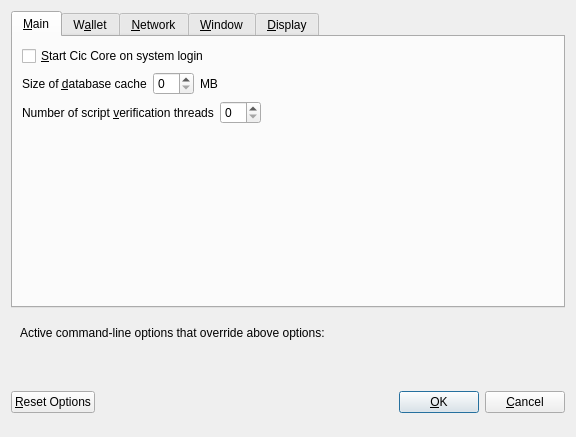
<?xml version="1.0" encoding="UTF-8"?>
<ui version="4.0">
 <class>OptionsDialog</class>
 <widget class="QDialog" name="OptionsDialog">
  <property name="geometry">
   <rect>
    <x>0</x>
    <y>0</y>
    <width>576</width>
    <height>402</height>
   </rect>
  </property>
  <property name="windowTitle">
   <string>Options</string>
  </property>
  <property name="modal">
   <bool>true</bool>
  </property>
  <layout class="QVBoxLayout" name="verticalLayout">
   <item>
    <widget class="QTabWidget" name="tabWidget">
     <property name="currentIndex">
      <number>0</number>
     </property>
     <widget class="QWidget" name="tabMain">
      <attribute name="title">
       <string>&amp;Main</string>
      </attribute>
      <layout class="QVBoxLayout" name="verticalLayout_Main">
       <item>
        <widget class="QCheckBox" name="bitcoinAtStartup">
         <property name="toolTip">
          <string>Automatically start Cic Core after logging in to the system.</string>
         </property>
         <property name="text">
          <string>&amp;Start Cic Core on system login</string>
         </property>
        </widget>
       </item>
       <item>
        <layout class="QHBoxLayout" name="horizontalLayout_2_Main">
         <item>
          <widget class="QLabel" name="databaseCacheLabel">
           <property name="text">
            <string>Size of &amp;database cache</string>
           </property>
           <property name="textFormat">
            <enum>Qt::PlainText</enum>
           </property>
           <property name="buddy">
            <cstring>databaseCache</cstring>
           </property>
          </widget>
         </item>
         <item>
          <widget class="QSpinBox" name="databaseCache"/>
         </item>
         <item>
          <widget class="QLabel" name="databaseCacheUnitLabel">
           <property name="text">
            <string>MB</string>
           </property>
           <property name="textFormat">
            <enum>Qt::PlainText</enum>
           </property>
          </widget>
         </item>
         <item>
          <spacer name="horizontalSpacer_2_Main">
           <property name="orientation">
            <enum>Qt::Horizontal</enum>
           </property>
           <property name="sizeHint" stdset="0">
            <size>
             <width>40</width>
             <height>20</height>
            </size>
           </property>
          </spacer>
         </item>
        </layout>
       </item>
       <item>
        <layout class="QHBoxLayout" name="horizontalLayout_3_Main">
         <item>
          <widget class="QLabel" name="threadsScriptVerifLabel">
           <property name="text">
            <string>Number of script &amp;verification threads</string>
           </property>
           <property name="textFormat">
            <enum>Qt::PlainText</enum>
           </property>
           <property name="buddy">
            <cstring>threadsScriptVerif</cstring>
           </property>
          </widget>
         </item>
         <item>
          <widget class="QSpinBox" name="threadsScriptVerif">
           <property name="toolTip">
            <string>(0 = auto, &lt;0 = leave that many cores free)</string>
           </property>
          </widget>
         </item>
         <item>
          <spacer name="horizontalSpacer_3_Main">
           <property name="orientation">
            <enum>Qt::Horizontal</enum>
           </property>
           <property name="sizeHint" stdset="0">
            <size>
             <width>40</width>
             <height>20</height>
            </size>
           </property>
          </spacer>
         </item>
        </layout>
       </item>
       <item>
        <spacer name="verticalSpacer_Main">
         <property name="orientation">
          <enum>Qt::Vertical</enum>
         </property>
         <property name="sizeHint" stdset="0">
          <size>
           <width>20</width>
           <height>40</height>
          </size>
         </property>
        </spacer>
       </item>
      </layout>
     </widget>
     <widget class="QWidget" name="tabWallet">
      <attribute name="title">
       <string>W&amp;allet</string>
      </attribute>
      <layout class="QVBoxLayout" name="verticalLayout_Wallet">
       <item>
        <widget class="QGroupBox" name="groupBox">
         <property name="title">
          <string>Expert</string>
         </property>
         <layout class="QVBoxLayout" name="verticalLayout_2">
          <item>
           <widget class="QCheckBox" name="coinControlFeatures">
            <property name="toolTip">
             <string>Whether to show coin control features or not.</string>
            </property>
            <property name="text">
             <string>Enable coin &amp;control features</string>
            </property>
           </widget>
          </item>
          <item>
           <widget class="QCheckBox" name="showMasternodesTab">
            <property name="toolTip">
             <string>Show additional tab listing all your masternodes in first sub-tab&lt;br/&gt;and all masternodes on the network in second sub-tab.</string>
            </property>
            <property name="text">
             <string>Show Masternodes Tab</string>
            </property>
           </widget>
          </item>
          <item>
           <widget class="QCheckBox" name="showAdvancedPSUI">
            <property name="toolTip">
             <string>Show additional information and buttons for PrivateSend on overview screen.</string>
            </property>
            <property name="text">
             <string>Enable advanced PrivateSend interface</string>
            </property>
           </widget>
          </item>
          <item>
           <widget class="QCheckBox" name="lowKeysWarning">
            <property name="toolTip">
             <string>Show warning dialog when PrivateSend detects that wallet has very low number of keys left.</string>
            </property>
            <property name="text">
             <string>Warn if PrivateSend is running out of keys</string>
            </property>
           </widget>
          </item>
          <item>
           <widget class="QCheckBox" name="privateSendMultiSession">
            <property name="toolTip">
             <string>Whether to use experimental PrivateSend mode with multiple mixing sessions per block.&lt;br/&gt;Note: You must use this feature carefully.&lt;br/&gt;Make sure you always have recent wallet (auto)backup in a safe place!</string>
            </property>
            <property name="text">
             <string>Enable PrivateSend &amp;multi-session</string>
            </property>
           </widget>
          </item>
          <item>
           <widget class="QCheckBox" name="spendZeroConfChange">
            <property name="toolTip">
             <string>If you disable the spending of unconfirmed change, the change from a transaction&lt;br/&gt;cannot be used until that transaction has at least one confirmation.&lt;br/&gt;This also affects how your balance is computed.</string>
            </property>
            <property name="text">
             <string>&amp;Spend unconfirmed change</string>
            </property>
           </widget>
          </item>
         </layout>
        </widget>
       </item>
       <item>
        <layout class="QHBoxLayout" name="horizontalLayout_4_Wallet">
         <item>
          <widget class="QLabel" name="label">
           <property name="toolTip">
            <string>This setting determines the amount of individual masternodes that an input will be anonymized through.&lt;br/&gt;More rounds of anonymization gives a higher degree of privacy, but also costs more in fees.</string>
           </property>
           <property name="text">
            <string>PrivateSend rounds to use</string>
           </property>
          </widget>
         </item>
         <item>
          <widget class="QSpinBox" name="privateSendRounds">
           <property name="minimum">
            <number>2</number>
           </property>
           <property name="maximum">
            <number>8</number>
           </property>
           <property name="value">
            <number>4</number>
           </property>
          </widget>
         </item>
        </layout>
       </item>
       <item>
        <layout class="QHBoxLayout" name="horizontalLayout">
         <item>
          <widget class="QLabel" name="label_2">
           <property name="toolTip">
            <string>This amount acts as a threshold to turn off PrivateSend once it's reached.</string>
           </property>
           <property name="statusTip">
            <string notr="true"/>
           </property>
           <property name="whatsThis">
            <string notr="true"/>
           </property>
           <property name="accessibleName">
            <string notr="true"/>
           </property>
           <property name="accessibleDescription">
            <string notr="true"/>
           </property>
           <property name="text">
            <string>Amount of Cic to keep anonymized</string>
           </property>
          </widget>
         </item>
         <item>
          <widget class="QSpinBox" name="privateSendAmount">
           <property name="minimum">
            <number>2</number>
           </property>
           <property name="maximum">
            <number>2000</number>
           </property>
           <property name="singleStep">
            <number>10</number>
           </property>
           <property name="value">
            <number>1000</number>
           </property>
          </widget>
         </item>
        </layout>
       </item>
       <item>
        <spacer name="verticalSpacer_Wallet">
         <property name="orientation">
          <enum>Qt::Vertical</enum>
         </property>
         <property name="sizeHint" stdset="0">
          <size>
           <width>20</width>
           <height>40</height>
          </size>
         </property>
        </spacer>
       </item>
      </layout>
     </widget>
     <widget class="QWidget" name="tabNetwork">
      <attribute name="title">
       <string>&amp;Network</string>
      </attribute>
      <layout class="QVBoxLayout" name="verticalLayout_Network">
       <item>
        <widget class="QCheckBox" name="mapPortUpnp">
         <property name="toolTip">
          <string>Automatically open the Cic Core client port on the router. This only works when your router supports UPnP and it is enabled.</string>
         </property>
         <property name="text">
          <string>Map port using &amp;UPnP</string>
         </property>
        </widget>
       </item>
       <item>
        <widget class="QCheckBox" name="allowIncoming">
         <property name="toolTip">
          <string>Accept connections from outside</string>
         </property>
         <property name="text">
          <string>Allow incoming connections</string>
         </property>
        </widget>
       </item>
       <item>
        <widget class="QCheckBox" name="connectSocks">
         <property name="toolTip">
          <string>Connect to the Cic network through a SOCKS5 proxy.</string>
         </property>
         <property name="text">
          <string>&amp;Connect through SOCKS5 proxy (default proxy):</string>
         </property>
        </widget>
       </item>
       <item>
        <layout class="QHBoxLayout" name="horizontalLayout_1_Network">
         <item>
          <widget class="QLabel" name="proxyIpLabel">
           <property name="text">
            <string>Proxy &amp;IP:</string>
           </property>
           <property name="textFormat">
            <enum>Qt::PlainText</enum>
           </property>
           <property name="buddy">
            <cstring>proxyIp</cstring>
           </property>
          </widget>
         </item>
         <item>
          <widget class="QValidatedLineEdit" name="proxyIp">
           <property name="minimumSize">
            <size>
             <width>140</width>
             <height>0</height>
            </size>
           </property>
           <property name="maximumSize">
            <size>
             <width>140</width>
             <height>16777215</height>
            </size>
           </property>
           <property name="toolTip">
            <string>IP address of the proxy (e.g. IPv4: 127.0.0.1 / IPv6: ::1)</string>
           </property>
          </widget>
         </item>
         <item>
          <widget class="QLabel" name="proxyPortLabel">
           <property name="text">
            <string>&amp;Port:</string>
           </property>
           <property name="textFormat">
            <enum>Qt::PlainText</enum>
           </property>
           <property name="buddy">
            <cstring>proxyPort</cstring>
           </property>
          </widget>
         </item>
         <item>
          <widget class="QLineEdit" name="proxyPort">
           <property name="minimumSize">
            <size>
             <width>55</width>
             <height>0</height>
            </size>
           </property>
           <property name="maximumSize">
            <size>
             <width>55</width>
             <height>16777215</height>
            </size>
           </property>
           <property name="toolTip">
            <string>Port of the proxy (e.g. 9050)</string>
           </property>
          </widget>
         </item>
         <item>
          <spacer name="horizontalSpacer_1_Network">
           <property name="orientation">
            <enum>Qt::Horizontal</enum>
           </property>
           <property name="sizeHint" stdset="0">
            <size>
             <width>40</width>
             <height>20</height>
            </size>
           </property>
          </spacer>
         </item>
        </layout>
       </item>
       <item>
        <layout class="QHBoxLayout" name="horizontalLayout_2_Network">
         <item>
          <widget class="QLabel" name="proxyActiveNets">
           <property name="text">
            <string>Used for reaching peers via:</string>
           </property>
           <property name="textFormat">
            <enum>Qt::PlainText</enum>
           </property>
          </widget>
         </item>
         <item>
          <widget class="QCheckBox" name="proxyReachIPv4">
           <property name="enabled">
            <bool>false</bool>
           </property>
           <property name="toolTip">
            <string>Shows, if the supplied default SOCKS5 proxy is used to reach peers via this network type.</string>
           </property>
           <property name="text">
            <string/>
           </property>
          </widget>
         </item>
         <item>
          <widget class="QLabel" name="proxyReachIPv4Label">
           <property name="text">
            <string>IPv4</string>
           </property>
           <property name="textFormat">
            <enum>Qt::PlainText</enum>
           </property>
          </widget>
         </item>
         <item>
          <widget class="QCheckBox" name="proxyReachIPv6">
           <property name="enabled">
            <bool>false</bool>
           </property>
           <property name="toolTip">
            <string>Shows, if the supplied default SOCKS5 proxy is used to reach peers via this network type.</string>
           </property>
           <property name="text">
            <string/>
           </property>
          </widget>
         </item>
         <item>
          <widget class="QLabel" name="proxyReachIPv6Label">
           <property name="text">
            <string>IPv6</string>
           </property>
           <property name="textFormat">
            <enum>Qt::PlainText</enum>
           </property>
          </widget>
         </item>
         <item>
          <widget class="QCheckBox" name="proxyReachTor">
           <property name="enabled">
            <bool>false</bool>
           </property>
           <property name="toolTip">
            <string>Shows, if the supplied default SOCKS5 proxy is used to reach peers via this network type.</string>
           </property>
           <property name="text">
            <string/>
           </property>
          </widget>
         </item>
         <item>
          <widget class="QLabel" name="proxyReachTorLabel">
           <property name="text">
            <string>Tor</string>
           </property>
           <property name="textFormat">
            <enum>Qt::PlainText</enum>
           </property>
          </widget>
         </item>
         <item>
          <spacer name="horizontalSpacer_2_Network">
           <property name="orientation">
            <enum>Qt::Horizontal</enum>
           </property>
           <property name="sizeHint" stdset="0">
            <size>
             <width>40</width>
             <height>20</height>
            </size>
           </property>
          </spacer>
         </item>
        </layout>
       </item>
       <item>
        <widget class="QCheckBox" name="connectSocksTor">
         <property name="toolTip">
          <string>Connect to the Cic network through a separate SOCKS5 proxy for Tor hidden services.</string>
         </property>
         <property name="text">
          <string>Use separate SOCKS5 proxy to reach peers via Tor hidden services:</string>
         </property>
        </widget>
       </item>
       <item>
        <layout class="QHBoxLayout" name="horizontalLayout_3_Network">
         <item>
          <widget class="QLabel" name="proxyIpTorLabel">
           <property name="text">
            <string>Proxy &amp;IP:</string>
           </property>
           <property name="textFormat">
            <enum>Qt::PlainText</enum>
           </property>
           <property name="buddy">
            <cstring>proxyIpTor</cstring>
           </property>
          </widget>
         </item>
         <item>
          <widget class="QValidatedLineEdit" name="proxyIpTor">
           <property name="minimumSize">
            <size>
             <width>140</width>
             <height>0</height>
            </size>
           </property>
           <property name="maximumSize">
            <size>
             <width>140</width>
             <height>16777215</height>
            </size>
           </property>
           <property name="toolTip">
            <string>IP address of the proxy (e.g. IPv4: 127.0.0.1 / IPv6: ::1)</string>
           </property>
          </widget>
         </item>
         <item>
          <widget class="QLabel" name="proxyPortTorLabel">
           <property name="text">
            <string>&amp;Port:</string>
           </property>
           <property name="textFormat">
            <enum>Qt::PlainText</enum>
           </property>
           <property name="buddy">
            <cstring>proxyPortTor</cstring>
           </property>
          </widget>
         </item>
         <item>
          <widget class="QLineEdit" name="proxyPortTor">
           <property name="minimumSize">
            <size>
             <width>55</width>
             <height>0</height>
            </size>
           </property>
           <property name="maximumSize">
            <size>
             <width>55</width>
             <height>16777215</height>
            </size>
           </property>
           <property name="toolTip">
            <string>Port of the proxy (e.g. 9050)</string>
           </property>
          </widget>
         </item>
         <item>
          <spacer name="horizontalSpacer_4_Network">
           <property name="orientation">
            <enum>Qt::Horizontal</enum>
           </property>
           <property name="sizeHint" stdset="0">
            <size>
             <width>40</width>
             <height>20</height>
            </size>
           </property>
          </spacer>
         </item>
        </layout>
       </item>
       <item>
        <spacer name="verticalSpacer_Network">
         <property name="orientation">
          <enum>Qt::Vertical</enum>
         </property>
         <property name="sizeHint" stdset="0">
          <size>
           <width>20</width>
           <height>40</height>
          </size>
         </property>
        </spacer>
       </item>
      </layout>
     </widget>
     <widget class="QWidget" name="tabWindow">
      <attribute name="title">
       <string>&amp;Window</string>
      </attribute>
      <layout class="QVBoxLayout" name="verticalLayout_Window">
       <item>
        <widget class="QCheckBox" name="minimizeToTray">
         <property name="toolTip">
          <string>Show only a tray icon after minimizing the window.</string>
         </property>
         <property name="text">
          <string>&amp;Minimize to the tray instead of the taskbar</string>
         </property>
        </widget>
       </item>
       <item>
        <widget class="QCheckBox" name="minimizeOnClose">
         <property name="toolTip">
          <string>Minimize instead of exit the application when the window is closed. When this option is enabled, the application will be closed only after selecting Exit in the menu.</string>
         </property>
         <property name="text">
          <string>M&amp;inimize on close</string>
         </property>
        </widget>
       </item>
       <item>
        <spacer name="verticalSpacer_Window">
         <property name="orientation">
          <enum>Qt::Vertical</enum>
         </property>
         <property name="sizeHint" stdset="0">
          <size>
           <width>20</width>
           <height>40</height>
          </size>
         </property>
        </spacer>
       </item>
      </layout>
     </widget>
     <widget class="QWidget" name="tabDisplay">
      <attribute name="title">
       <string>&amp;Display</string>
      </attribute>
      <layout class="QVBoxLayout" name="verticalLayout_Display">
       <item>
        <layout class="QHBoxLayout" name="horizontalLayout_1_Display">
         <item>
          <widget class="QLabel" name="langLabel">
           <property name="text">
            <string>User Interface &amp;language:</string>
           </property>
           <property name="textFormat">
            <enum>Qt::PlainText</enum>
           </property>
           <property name="buddy">
            <cstring>lang</cstring>
           </property>
          </widget>
         </item>
         <item>
          <widget class="QValueComboBox" name="lang">
           <property name="toolTip">
            <string>The user interface language can be set here. This setting will take effect after restarting Cic Core.</string>
           </property>
          </widget>
         </item>
        </layout>
       </item>
       <item>
        <widget class="QLabel" name="label_3">
         <property name="toolTip">
          <string notr="true"/>
         </property>
         <property name="statusTip">
          <string notr="true"/>
         </property>
         <property name="whatsThis">
          <string notr="true"/>
         </property>
         <property name="accessibleName">
          <string notr="true"/>
         </property>
         <property name="text">
          <string>Language missing or translation incomplete? Help contributing translations here:
https://www.transifex.com/projects/p/cic/</string>
         </property>
         <property name="wordWrap">
          <bool>true</bool>
         </property>
         <property name="openExternalLinks">
          <bool>true</bool>
         </property>
         <property name="textInteractionFlags">
          <set>Qt::TextBrowserInteraction</set>
         </property>
        </widget>
       </item>
       <item>
        <layout class="QHBoxLayout" name="horizontalLayout_4_Display" stretch="0,0">
         <item>
          <widget class="QLabel" name="themeLabel">
           <property name="text">
            <string>User Interface Theme:</string>
           </property>
          </widget>
         </item>
         <item>
          <widget class="QValueComboBox" name="theme"/>
         </item>
        </layout>
       </item>
       <item>
        <widget class="Line" name="line">
         <property name="orientation">
          <enum>Qt::Horizontal</enum>
         </property>
        </widget>
       </item>
       <item>
        <layout class="QHBoxLayout" name="horizontalLayout_2_Display">
         <item>
          <widget class="QLabel" name="unitLabel">
           <property name="text">
            <string>&amp;Unit to show amounts in:</string>
           </property>
           <property name="textFormat">
            <enum>Qt::PlainText</enum>
           </property>
           <property name="buddy">
            <cstring>unit</cstring>
           </property>
          </widget>
         </item>
         <item>
          <widget class="QValueComboBox" name="unit">
           <property name="toolTip">
            <string>Choose the default subdivision unit to show in the interface and when sending coins.</string>
           </property>
          </widget>
         </item>
        </layout>
       </item>
       <item>
        <layout class="QHBoxLayout" name="horizontalLayout_5_Display">
         <item>
          <widget class="QLabel" name="digitsLabel">
           <property name="text">
            <string>Decimal digits</string>
           </property>
          </widget>
         </item>
         <item>
          <widget class="QValueComboBox" name="digits"/>
         </item>
        </layout>
       </item>
       <item>
        <layout class="QHBoxLayout" name="horizontalLayout_3_Display">
         <item>
          <widget class="QLabel" name="thirdPartyTxUrlsLabel">
           <property name="toolTip">
            <string>Third party URLs (e.g. a block explorer) that appear in the transactions tab as context menu items.&lt;br/&gt;%s in the URL is replaced by transaction hash. Multiple URLs are separated by vertical bar |.</string>
           </property>
           <property name="text">
            <string>Third party transaction URLs</string>
           </property>
           <property name="buddy">
            <cstring>thirdPartyTxUrls</cstring>
           </property>
          </widget>
         </item>
         <item>
          <widget class="QLineEdit" name="thirdPartyTxUrls">
           <property name="toolTip">
            <string>Third party URLs (e.g. a block explorer) that appear in the transactions tab as context menu items.&lt;br/&gt;%s in the URL is replaced by transaction hash. Multiple URLs are separated by vertical bar |.</string>
           </property>
          </widget>
         </item>
        </layout>
       </item>
       <item>
        <spacer name="verticalSpacer">
         <property name="orientation">
          <enum>Qt::Vertical</enum>
         </property>
         <property name="sizeHint" stdset="0">
          <size>
           <width>20</width>
           <height>40</height>
          </size>
         </property>
        </spacer>
       </item>
      </layout>
     </widget>
    </widget>
   </item>
   <item>
    <widget class="QFrame" name="frame">
     <layout class="QVBoxLayout" name="verticalLayout_Bottom">
      <item>
       <layout class="QHBoxLayout" name="horizontalLayout_Bottom">
        <item>
         <widget class="QLabel" name="overriddenByCommandLineInfoLabel">
          <property name="text">
           <string>Active command-line options that override above options:</string>
          </property>
          <property name="textFormat">
           <enum>Qt::PlainText</enum>
          </property>
         </widget>
        </item>
        <item>
         <spacer name="horizontalSpacer_Bottom">
          <property name="orientation">
           <enum>Qt::Horizontal</enum>
          </property>
          <property name="sizeHint" stdset="0">
           <size>
            <width>40</width>
            <height>20</height>
           </size>
          </property>
         </spacer>
        </item>
       </layout>
      </item>
      <item>
       <widget class="QLabel" name="overriddenByCommandLineLabel">
        <property name="text">
         <string/>
        </property>
        <property name="textFormat">
         <enum>Qt::PlainText</enum>
        </property>
        <property name="wordWrap">
         <bool>true</bool>
        </property>
       </widget>
      </item>
     </layout>
    </widget>
   </item>
   <item>
    <layout class="QHBoxLayout" name="horizontalLayout_Buttons">
     <item>
      <widget class="QPushButton" name="resetButton">
       <property name="toolTip">
        <string>Reset all client options to default.</string>
       </property>
       <property name="text">
        <string>&amp;Reset Options</string>
       </property>
       <property name="autoDefault">
        <bool>false</bool>
       </property>
      </widget>
     </item>
     <item>
      <spacer name="horizontalSpacer_1">
       <property name="orientation">
        <enum>Qt::Horizontal</enum>
       </property>
       <property name="sizeHint" stdset="0">
        <size>
         <width>40</width>
         <height>48</height>
        </size>
       </property>
      </spacer>
     </item>
     <item>
      <widget class="QLabel" name="statusLabel">
       <property name="minimumSize">
        <size>
         <width>200</width>
         <height>0</height>
        </size>
       </property>
       <property name="font">
        <font>
         <weight>75</weight>
         <bold>true</bold>
        </font>
       </property>
       <property name="text">
        <string/>
       </property>
       <property name="textFormat">
        <enum>Qt::PlainText</enum>
       </property>
       <property name="wordWrap">
        <bool>true</bool>
       </property>
      </widget>
     </item>
     <item>
      <spacer name="horizontalSpacer_2">
       <property name="orientation">
        <enum>Qt::Horizontal</enum>
       </property>
       <property name="sizeHint" stdset="0">
        <size>
         <width>40</width>
         <height>48</height>
        </size>
       </property>
      </spacer>
     </item>
     <item>
      <widget class="QPushButton" name="okButton">
       <property name="text">
        <string>&amp;OK</string>
       </property>
       <property name="autoDefault">
        <bool>false</bool>
       </property>
       <property name="default">
        <bool>true</bool>
       </property>
      </widget>
     </item>
     <item>
      <widget class="QPushButton" name="cancelButton">
       <property name="text">
        <string>&amp;Cancel</string>
       </property>
       <property name="autoDefault">
        <bool>false</bool>
       </property>
      </widget>
     </item>
    </layout>
   </item>
  </layout>
 </widget>
 <customwidgets>
  <customwidget>
   <class>QValidatedLineEdit</class>
   <extends>QLineEdit</extends>
   <header>qvalidatedlineedit.h</header>
  </customwidget>
  <customwidget>
   <class>QValueComboBox</class>
   <extends>QComboBox</extends>
   <header>qvaluecombobox.h</header>
  </customwidget>
 </customwidgets>
 <resources/>
 <connections/>
</ui>
